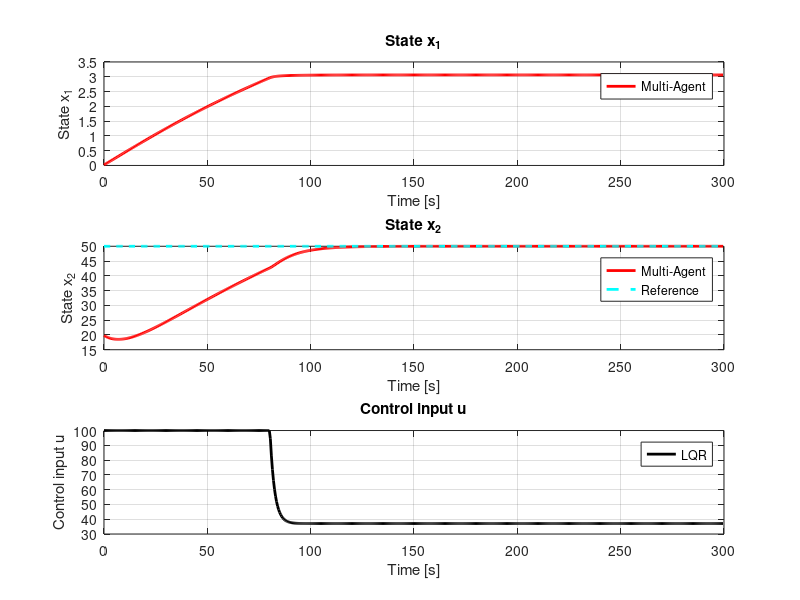

Write MATLAB code to recreate this figure.
close all
clear all

% ==========================================
%         Heater System Simulation
% Note: The simulation results are a little
%       different from hardware experiments
% 
% Given control laws: LQR, Multi-Agent,
%                     Neural Controller
% ==========================================


% ===============SS MODEL and Observer settings===========================
% give canonical form of matrices:
% These values come from "heater_new_model.m": 
A = [0 -0.08091/159; 1 -15.34/159];
B = [0.06545/159; -0.72/159];
C = [0 1];
D = 0;

sys_d=ss(A,B,C,D);

% Discretize the transfer function with Ts = 3 seconds
Ts = 0.5;
sys_ss_d = c2d(sys_d, Ts);

% Get the state-space matrices of the discrete system
[A_d, B_d, C_d, D_d] = ssdata(sys_ss_d);

% Desired observer poles: should be less than unit circle in Discrete-time
observer_poles = [0.85 0.9];

% Place the poles of the observer
L = place(A_d', C_d', observer_poles)';
% eig(A_d-L*C_d)


% =================LQR SETTINGS===================

% Define LQR parameters
Q = [0.1 0;0 10];  % State cost (penalize deviation of states)
R = 0.001;       % Control effort cost (penalize large control inputs)

% Compute the LQR controller gain matrix K
K = dlqr(A_d, B_d, Q, R);

% Initial conditions
ambient_t = 20;
desired_t = 30;
x_observer = 0;      % Estimated state (observer)

G = inv(C_d * inv(eye(2) - A_d + B_d * K) * B_d);
% ref = inv(eye(2) - A_d + B_d * K) * B_d*G*desired_t
% xr = inv(eye(2) - A_d + B_d * K) * B_d*G*r;

xr=[0;30];

% ===================LQR END========================


% ================== NN SETTINGS =========================
% Load ONNX model
% net = importONNXNetwork("heater_NN2.onnx", 'InputDataFormats', {'BC'}, 'OutputDataFormats', {'BC'});

% ==================NN setting end =========================


% Simulation parameters
T_final = 300;    % Final simulation time
N = T_final / Ts;  % Number of discrete time steps

% Arrays to store simulation results
x_store = zeros(2, N);        % Store actual state
x_hat_store = zeros(2, N);    % Store estimated state
u_store = zeros(1, N);        % Store control input


%% CORE SECTION:

for k = 1:N

    tic;

    if k == 1
        xt = [x_observer;0];
    end

    % different control laws for discrete-time system: 
    
    % LQR
    u = -K * xt +G*desired_t;

    % Mutil-Agent: time-consuming
    % [u,P,theta] = multi_agent_algorithm(xt,xr,A_d,B_d,R,Q,K,G)
    
    % NN MODEL
    % data_input = [xt(1),xt(2),xr(2)];
    % output = predict(net, data_input);
    % u = output(4);


    if u > 100
        u = 100;
    elseif u < 0
        u = 0;
    end


    y = C_d * xt;  % Measurement
    if k == 1
        x_observer = A_d * xt + B_d * u + L * (y - C_d * xt);  % Observer update
    else
        x_observer = A_d * x_hat_store(:,k-1) + B_d * u + L * (y - C_d * x_hat_store(:,k-1));  % Observer update
    end
    x_hat_store(:, k) = x_observer;


    elapsedTime = toc;  % Stop the timer and return the elapsed time


    % x_2 = arduino_lab1(u)-ambient_t  % read actural temperature.
    xt = [x_observer(1);x_observer(2)];

    % Store results
    x_store(:, k) = xt;
    u_store(k) = u;

    total_time = toc;


    disp(['Computing time: ', num2str(elapsedTime), ' seconds; ', ...
        'Total Elapsed time: ', num2str(total_time), ' seconds']);

end


%% Plot the results

time = (0:N-1) * Ts;

figure;
subplot(3, 1, 1);
plot(time, x_store(1, :), 'r', 'LineWidth', 2);
hold on
xlabel('Time [s]');
ylabel('State x_1');
legend('Multi-Agent');
grid("on");
title('State x_1');

subplot(3, 1, 2);
plot(time, x_store(2, :)+20, 'r', 'LineWidth', 2);
hold on;
% plot(time, x_hat_store(2, :), 'r--', 'LineWidth', 2);
% plot reference
plot(time,ones(1,size(time,2))*xr(2)+20,'c--', 'LineWidth', 2);
xlabel('Time [s]');
ylabel('State x_2');
legend('Multi-Agent','Reference');
grid("on");
title('State x_2');

subplot(3, 1, 3);
plot(time, u_store, 'k', 'LineWidth', 2);

legend('LQR','Multi-Agent');
grid("on");
xlabel('Time [s]');
ylabel('Control input u');
title('Control input u');
% exportgraphics(gcf, 'heater_res.png', 'Resolution', 300);
